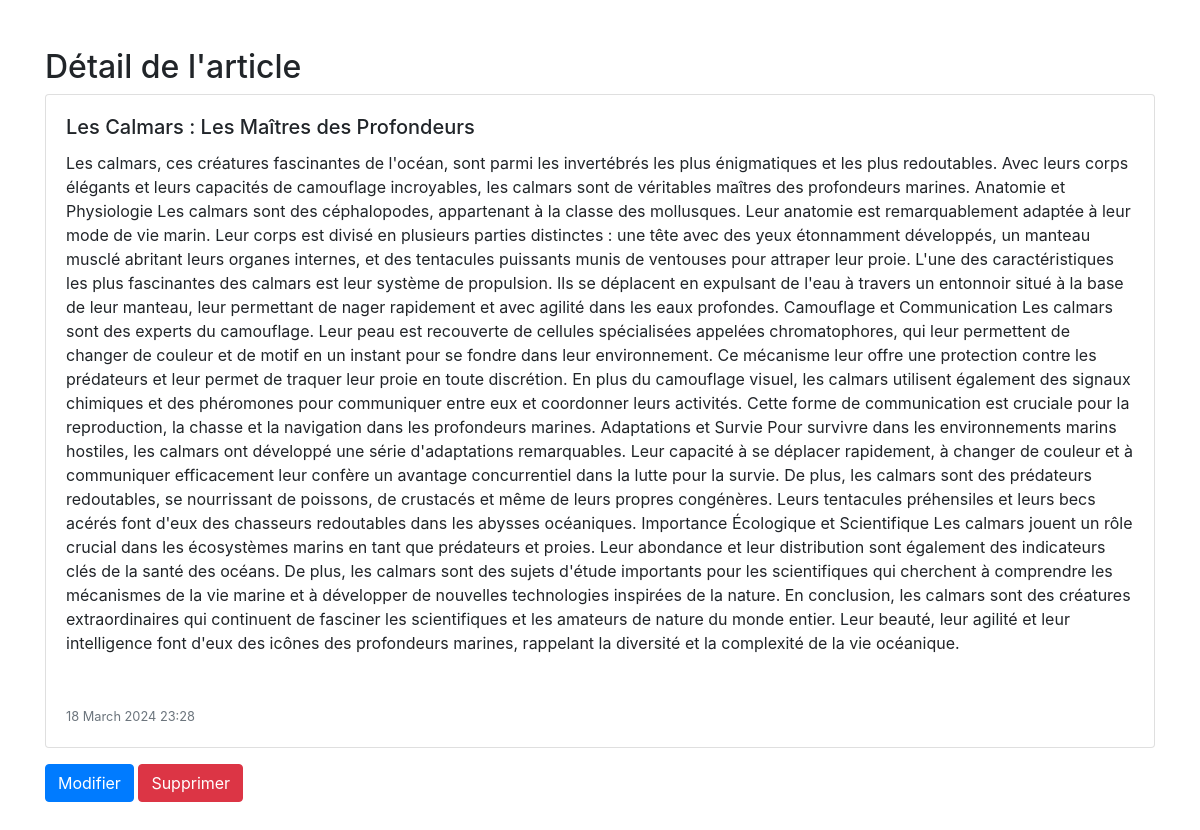
The app's page /Views/read.html.php?id=24 with its own data.
### tables this page shows
CREATE TABLE `articles` (
  `id` int(11) NOT NULL,
  `titre` varchar(225) NOT NULL,
  `contenu` text NOT NULL,
  `date_publication` datetime NOT NULL
);

### Models/Articles.php (called while the page is built, shortened)
<?php
    class Articles {
        public static function findOne($id){
            try {
                $pdo = self::conn();
                $req = $pdo->query("SELECT titre, contenu, date_publication FROM articles WHERE id = $id");
                $row = $req->fetch();
                return $row;
            }catch(PDOException $e){
                echo $e;
            }
        }
        private static function conn(){
            try{
                $pdo = new PDO("mysql:host=localhost;dbname=wyMeeTest", "root", "");
                $pdo->setAttribute(PDO::ATTR_ERRMODE, PDO::ERRMODE_EXCEPTION);
                return $pdo;
            }catch(PDOException $e){
                echo "". $e->getMessage();
            }
        }
    }

### Views/read.html.php (the view, shortened to what this page needs)
<!DOCTYPE html>
<html lang="en">
<head>
  <link rel="stylesheet" href="https://stackpath.bootstrapcdn.com/bootstrap/4.5.2/css/bootstrap.min.css">
</head>
<body>
  <div class='container mt-5'>
      <h2>Détail de l'article</h2>
      <?php
        if(isset($_GET['id']) && !empty($_GET['id'])){
        require_once("../Models/Articles.php");
        $id = $_GET['id'];
        $res = Articles::findOne($id);
        $titre = $res['titre'];
        $contenu = $res['contenu'];
        $date = $res['date_publication'];
        $date = strtotime($date);
        $date = date("d F Y H:i", $date);
        echo "<div class='card'>
                  <div class='card-body'>
                    <h5 class='card-title'>".$titre."</h5>
                    <div class='card-text'>".$contenu."</div>
                    <p class='card-text mt-5'><small class='text-muted'>".$date."</small></p>
                  </div>
                </div>
                <div class='mb-5'>
                <a href='update.html.php?id=".$id."' class='btn btn-primary mt-3'>Modifier</a>
                <a href='delete.html.php?id=$id' class='btn btn-danger mt-3'>Supprimer</a>
                </div>
              </div>";
        }
      ?>
</body>
</html>

### records on screen
articles: titre "Les Calmars : Les Maîtres des Profondeurs", contenu "Les calmars, ces créatures fascinantes de l'océan, sont parmi les invertébrés les plus énigmatiques et les plus redoutables. Avec leurs corps élégants et leurs capacités de camouflage incroyables, les calmars sont de véritables maîtres des profondeurs marines. Anatomie et Physiologie Les calmars sont des céphalopodes, appartenant à la classe des mollusques. Leur anatomie est remarquablement adaptée à leur mode de vie marin. Leur corps est divisé en plusieurs parties distinctes : une tête avec des yeux étonnamment développés, un manteau musclé abritant leurs organes internes, et des tentacules puissants munis de ventouses pour attraper leur proie. L'une des caractéristiques les plus…", date_publication "18 March 2024 23:28"
